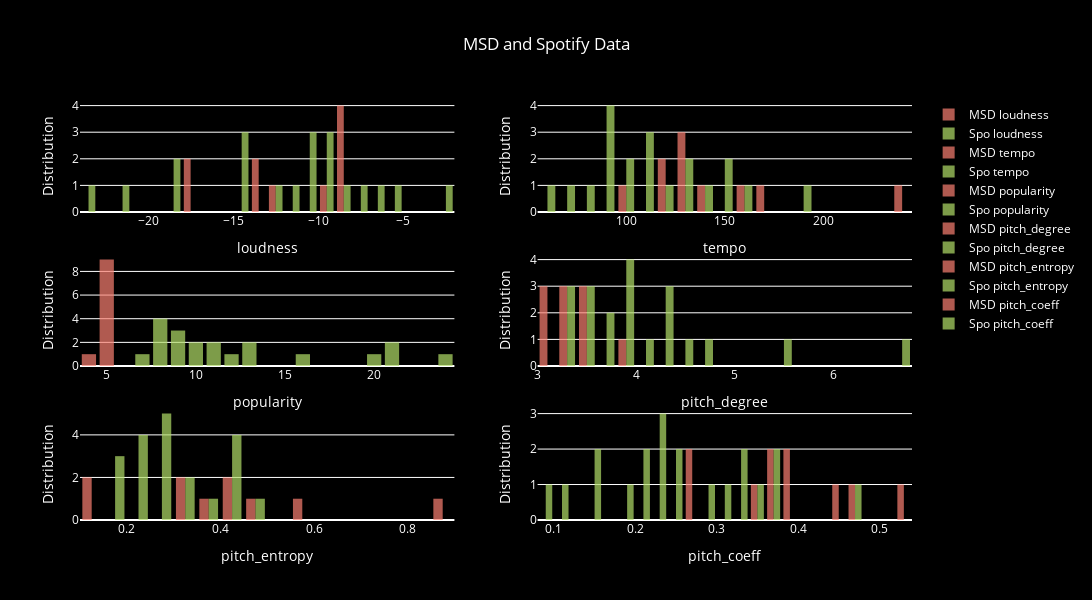

Notebook cell for this chart:
### Code cell
# Features to plot
features_to_plot = ['loudness', 'tempo', 'popularity', 'pitch_degree', 'pitch_entropy', 'pitch_coeff']

# Define number of rows and plots for big plot
row = 3
col = 2

def subplot(final_MSD_recs, final_spo_recs, features, row, col):
    def histograms(final_MSD_recs, final_spo_recs, feature):
        # Create histogram for MSD dataframe
        trace1 = go.Histogram(
            x=final_MSD_recs[feature],
            nbinsx=25,  # specify number of bins
            name='MSD ' + feature,  # specify name for legend
            marker=dict(color='rgb(251, 128, 114)'),  # specify color for histogram bars
            opacity=0.7  # specify opacity of histogram bars
        )

        # Create histogram for Spotify dataframe
        trace2 = go.Histogram(
            x=final_spo_recs[feature],
            nbinsx=25,  # specify number of bins
            name='Spo '+ feature,  # specify name for legend
            marker=dict(color='rgb(179, 222, 105)'),  # specify color for histogram bars
            opacity=0.7  # specify opacity of histogram bars
        )

        return trace1, trace2

    # Create subplots
    fig = make_subplots(rows=row, cols=col)

    # Add histograms as subplots
    for i, feature in enumerate(features):
        row_num = (i // col) + 1
        col_num = (i % col) + 1
        trace1, trace2 = histograms(final_MSD_recs, final_spo_recs, feature)
        fig.add_trace(trace1, row=row_num, col=col_num)
        fig.add_trace(trace2, row=row_num, col=col_num)

        fig.update_xaxes(title_text=feature, row=row_num, col=col_num)
        fig.update_yaxes(title_text='Distribution', row=row_num, col=col_num)

    fig.update_layout(
        height=600,
        width=1200,
        title_text="MSD and Spotify Data",
        title_x=0.5,
        plot_bgcolor='black',
        paper_bgcolor='black',
        font=dict(color='white')
    )

    # Show the plot
    fig.show()
    fig.write_html('subplots_plot.html')

 
    
fig = subplot(final_MSD_recs, final_spo_recs, features_to_plot, row, col)

### Figure 1 — Plotly figure (JSON) as saved in the notebook; plotly's stock layout.template omitted (floating-point values rounded to 4 significant figures)
{"data": [{"marker": {"color": "rgb(251, 128, 114)"}, "name": "MSD loudness", "nbinsx": 25, "opacity": 0.7, "type": "histogram", "x": [-8.997, -8.071, -9.799, -13.33, -12.04, -8.481, -17.64, -8.807, -17.14, -13.93], "xaxis": "x", "yaxis": "y"}, {"marker": {"color": "rgb(179, 222, 105)"}, "name": "Spo loudness", "nbinsx": 25, "opacity": 0.7, "type": "histogram", "x": [-21.57, -11.41, -23.54, -9.348, -9.8, -14.92, -18.98, -12.94, -6.881, -10.58, -9.017, -14.22, -10.55, -18.54, -7.659, -14.73, -2.827, -5.695, -8.35, -10.43], "xaxis": "x", "yaxis": "y"}, {"marker": {"color": "rgb(251, 128, 114)"}, "name": "MSD tempo", "nbinsx": 25, "opacity": 0.7, "type": "histogram", "x": [140.1, 95.93, 123.1, 130.0, 166.7, 127.0, 236.8, 122.9, 130.1, 163.4], "xaxis": "x2", "yaxis": "y2"}, {"marker": {"color": "rgb(179, 222, 105)"}, "name": "Spo tempo", "nbinsx": 25, "opacity": 0.7, "type": "histogram", "x": [66.56, 86.52, 91.06, 126.1, 59.98, 106.7, 113.1, 90.77, 81.95, 117.1, 160.1, 154.5, 153.3, 95.24, 96.62, 194.0, 128.5, 109.1, 136.2, 87.03], "xaxis": "x2", "yaxis": "y2"}, {"marker": {"color": "rgb(251, 128, 114)"}, "name": "MSD popularity", "nbinsx": 25, "opacity": 0.7, "type": "histogram", "x": [4.881, 5.212, 5.308, 5.24, 4.955, 4.91, 4.428, 5.208, 4.989, 4.853], "xaxis": "x3", "yaxis": "y3"}, {"marker": {"color": "rgb(179, 222, 105)"}, "name": "Spo popularity", "nbinsx": 25, "opacity": 0.7, "type": "histogram", "x": [24, 11, 9, 21, 13, 13, 8, 10, 10, 20, 8, 9, 9, 7, 11, 12, 16, 21, 8, 8], "xaxis": "x3", "yaxis": "y3"}, {"marker": {"color": "rgb(251, 128, 114)"}, "name": "MSD pitch_degree", "nbinsx": 25, "opacity": 0.7, "type": "histogram", "x": [3.075, 3.1, 3.113, 3.335, 3.466, 3.252, 3.502, 3.893, 3.411, 3.202], "xaxis": "x4", "yaxis": "y4"}, {"marker": {"color": "rgb(179, 222, 105)"}, "name": "Spo pitch_degree", "nbinsx": 25, "opacity": 0.7, "type": "histogram", "x": [4.297, 4.27, 3.366, 3.999, 3.442, 6.65, 4.691, 3.416, 3.319, 5.598, 3.927, 3.663, 3.741, 3.51, 3.868, 3.816, 4.225, 4.459, 4.017, 3.356], "xaxis": "x4", "yaxis": "y4"}, {"marker": {"color": "rgb(251, 128, 114)"}, "name": "MSD pitch_entropy", "nbinsx": 25, "opacity": 0.7, "type": "histogram", "x": [0.1351, 0.4508, 0.3473, 0.5703, 0.4019, 0.8941, 0.1292, 0.3731, 0.4022, 0.3339], "xaxis": "x5", "yaxis": "y5"}, {"marker": {"color": "rgb(179, 222, 105)"}, "name": "Spo pitch_entropy", "nbinsx": 25, "opacity": 0.7, "type": "histogram", "x": [0.2325, 0.4064, 0.2398, 0.4831, 0.1805, 0.2669, 0.2181, 0.2864, 0.1945, 0.2842, 0.3041, 0.1999, 0.2556, 0.278, 0.4048, 0.2049, 0.4177, 0.322, 0.4234, 0.399], "xaxis": "x5", "yaxis": "y5"}, {"marker": {"color": "rgb(251, 128, 114)"}, "name": "MSD pitch_coeff", "nbinsx": 25, "opacity": 0.7, "type": "histogram", "x": [0.4754, 0.5232, 0.3954, 0.3621, 0.3463, 0.3941, 0.266, 0.38, 0.2748, 0.4462], "xaxis": "x6", "yaxis": "y6"}, {"marker": {"color": "rgb(179, 222, 105)"}, "name": "Spo pitch_coeff", "nbinsx": 25, "opacity": 0.7, "type": "histogram", "x": [0.2263, 0.2013, 0.4621, 0.2853, 0.2347, 0.08823, 0.1159, 0.3283, 0.3456, 0.1595, 0.2434, 0.326, 0.3027, 0.2517, 0.3621, 0.1443, 0.1842, 0.2023, 0.223, 0.3626], "xaxis": "x6", "yaxis": "y6"}], "layout": {"font": {"color": "white"}, "height": 600, "paper_bgcolor": "black", "plot_bgcolor": "black", "title": {"text": "MSD and Spotify Data", "x": 0.5}, "width": 1200, "xaxis": {"anchor": "y", "domain": [0, 0.45], "title": {"text": "loudness"}}, "xaxis2": {"anchor": "y2", "domain": [0.55, 1], "title": {"text": "tempo"}}, "xaxis3": {"anchor": "y3", "domain": [0, 0.45], "title": {"text": "popularity"}}, "xaxis4": {"anchor": "y4", "domain": [0.55, 1], "title": {"text": "pitch_degree"}}, "xaxis5": {"anchor": "y5", "domain": [0, 0.45], "title": {"text": "pitch_entropy"}}, "xaxis6": {"anchor": "y6", "domain": [0.55, 1], "title": {"text": "pitch_coeff"}}, "yaxis": {"anchor": "x", "domain": [0.7333, 1], "title": {"text": "Distribution"}}, "yaxis2": {"anchor": "x2", "domain": [0.7333, 1], "title": {"text": "Distribution"}}, "yaxis3": {"anchor": "x3", "domain": [0.3667, 0.6333], "title": {"text": "Distribution"}}, "yaxis4": {"anchor": "x4", "domain": [0.3667, 0.6333], "title": {"text": "Distribution"}}, "yaxis5": {"anchor": "x5", "domain": [0, 0.2667], "title": {"text": "Distribution"}}, "yaxis6": {"anchor": "x6", "domain": [0, 0.2667], "title": {"text": "Distribution"}}}}
